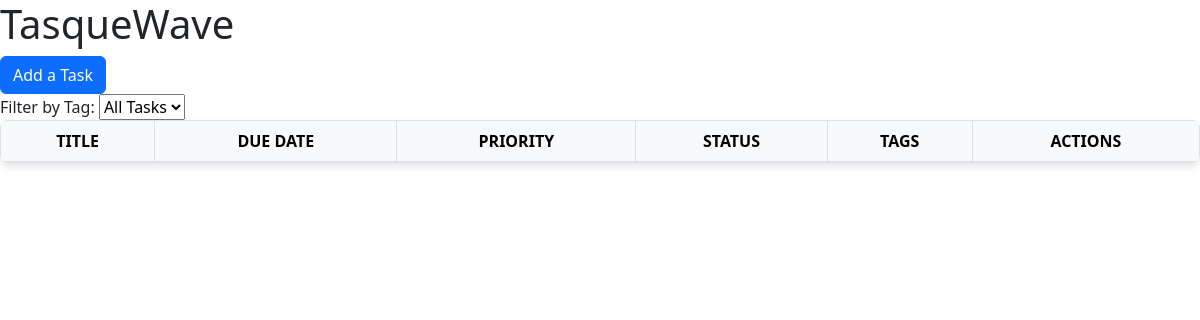
Before: /filter/Medical with the older database file.
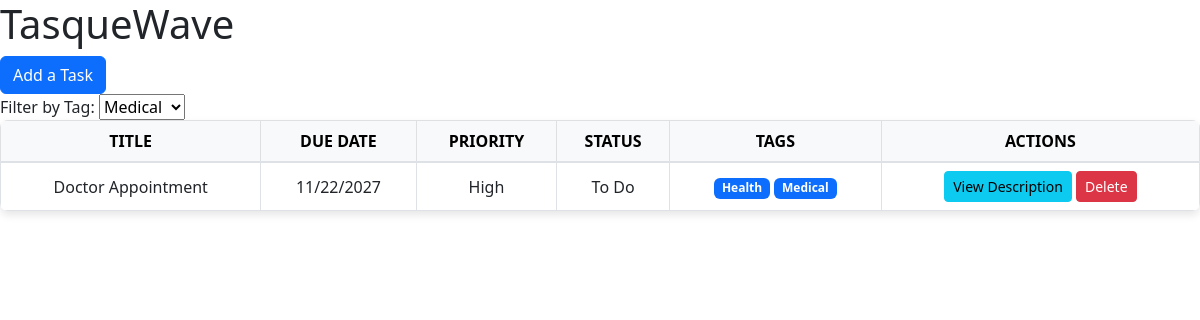
After: the same page with the newer database file.
### models.py (models this page shows)
class Task(db.Model):
    __tablename__ = 'tasks'
    id = db.Column(db.Integer, primary_key=True)
    title = db.Column(db.String(100), nullable=False)
    description = db.Column(db.Text, nullable=True)
    due_date = db.Column(db.Date, nullable=False)
    priority = db.Column(db.String(10), nullable=False, default='Medium')
    status = db.Column(db.String(20), nullable=False, default='To Do')
    tags = db.relationship('Tag', secondary=task_tags, backref=db.backref('tasks', lazy='dynamic'))

class Tag(db.Model):
    __tablename__ = 'tags'
    id = db.Column(db.Integer, primary_key=True)
    name = db.Column(db.String(50), unique=True, nullable=False)

### app.py (the view)
@app.route('/filter/<string:tag_name>')
def filter_by_tag(tag_name):
    tag = Tag.query.filter_by(name=tag_name).first()
    tasks = tag.tasks.order_by(Task.priority.asc(), Task.due_date.asc()).all() if tag else []
    tags = Tag.query.all()
    form = TaskForm()  # Create an instance of the TaskForm
    return render_template('index.html', tasks=tasks, tags=tags, filter_tag=tag_name, form=form)

### forms.py
class TaskForm(FlaskForm):
    title = StringField('Title', validators=[DataRequired()])
    description = TextAreaField('Description')
    due_date = DateField('Due Date', format='%Y-%m-%d', validators=[DataRequired()])
    priority = SelectField('Priority', choices=[('Low', 'Low'), ('Medium', 'Medium'), ('High', 'High')], validators=[DataRequired()])
    tags = StringField('Tags (comma separated, case-sensitive [Exercise,Health])')
    submit = SubmitField('Add Task')

### templates/index.html (shortened to what this page needs)
<!DOCTYPE html>
<html lang="en">
<head>
    <link rel="stylesheet" href="{{ url_for('static', filename='styles.css') }}">
    <link href="https://cdn.jsdelivr.net/npm/bootstrap@5.3.0-alpha3/dist/css/bootstrap.min.css" rel="stylesheet">
</head>
<body>
    <h1>TasqueWave</h1>
    <button type="button" class="btn btn-primary" data-bs-toggle="modal" data-bs-target="#addTaskModal">
        Add a Task
    </button>
    <div>
        <label for="tagFilter">Filter by Tag:</label>
        <select id="tagFilter" onchange="filterByTag()">
            <option value="" {% if not filter_tag %}selected{% endif %}>All Tasks</option>
            {% for tag in tags %}
            <option value="{{ tag.name }}" {% if filter_tag == tag.name %}selected{% endif %}>
                {{ tag.name }}
            </option>
            {% endfor %}
        </select>
    </div>
    <table class="table table-bordered table-hover">
        <thead class="table-light">
            <tr>
                <th>Title</th>
                <th>Due Date</th>
                <th>Priority</th>
                <th>Status</th>
                <th>Tags</th>
                <th>Actions</th>
            </tr>
        </thead>
        <tbody>
            {% for task in tasks %}
            <tr>
                <td>{{ task.title }}</td>
                <td>{{ task.due_date.strftime('%m/%d/%Y') }}</td>
                <td>{{ task.priority }}</td>
                <td>{{ task.status }}</td>
                <td>
                    {% for tag in task.tags %}
                        <span class="badge bg-primary">{{ tag.name }}</span>
                    {% endfor %}
                </td>
                <td>
                    <button type="button" class="btn btn-info btn-sm" data-bs-toggle="modal" data-bs-target="#viewDescriptionModal" onclick="setDescription('{{ task.title }}', '{{ task.description }}')">
                        View Description
                    </button>
                    <form action="{{ url_for('delete_task', task_id=task.id) }}" method="POST" style="display: inline;">
                        <button type="submit" class="btn btn-danger btn-sm" onclick="return confirm('Are you sure you want to delete this task?')">Delete</button>
                    </form>
                </td>
            </tr>
            {% endfor %}
        </tbody>
    </table>
</body>
</html>

### static/styles.css (style rules this page uses)
.table td, .table th { padding: 15px; text-align: center; vertical-align: middle; }
.table { box-shadow: 0 4px 8px rgba(0, 0, 0, 0.1); border-radius: 8px; overflow: hidden; }
.table thead th { background-color: #f8f9fa; font-weight: bold; text-transform: uppercase; border-bottom: 2px solid #dee2e6; }
.badge { font-size: 0.9rem; padding: 5px 10px; border-radius: 12px; }

Changed rows visible on the page:
added Task: title "Doctor Appointment", due_date "11/22/2027", priority "High", status "To Do"
now on this page (row edited): Tag: name "Health"
now on this page (row edited): Tag: name "Medical"
Other visible differences:
form field value: "All Tasks" → "Medical"
